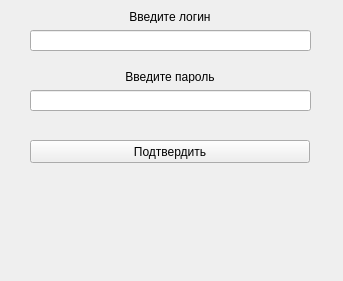
<?xml version="1.0" encoding="UTF-8"?>
<ui version="4.0">
 <class>Form</class>
 <widget class="QWidget" name="Form">
  <property name="geometry">
   <rect>
    <x>0</x>
    <y>0</y>
    <width>343</width>
    <height>281</height>
   </rect>
  </property>
  <property name="windowTitle">
   <string>Form</string>
  </property>
  <widget class="QLineEdit" name="lineEdit">
   <property name="geometry">
    <rect>
     <x>30</x>
     <y>30</y>
     <width>281</width>
     <height>21</height>
    </rect>
   </property>
  </widget>
  <widget class="QLineEdit" name="lineEdit_2">
   <property name="geometry">
    <rect>
     <x>30</x>
     <y>90</y>
     <width>281</width>
     <height>21</height>
    </rect>
   </property>
   <property name="echoMode">
    <enum>QLineEdit::Password</enum>
   </property>
  </widget>
  <widget class="QLabel" name="label">
   <property name="geometry">
    <rect>
     <x>30</x>
     <y>10</y>
     <width>280</width>
     <height>13</height>
    </rect>
   </property>
   <property name="text">
    <string>Введите логин</string>
   </property>
   <property name="alignment">
    <set>Qt::AlignCenter</set>
   </property>
  </widget>
  <widget class="QLabel" name="label_2">
   <property name="geometry">
    <rect>
     <x>30</x>
     <y>70</y>
     <width>280</width>
     <height>13</height>
    </rect>
   </property>
   <property name="text">
    <string>Введите пароль</string>
   </property>
   <property name="alignment">
    <set>Qt::AlignCenter</set>
   </property>
  </widget>
  <widget class="QPushButton" name="pushButton">
   <property name="geometry">
    <rect>
     <x>30</x>
     <y>140</y>
     <width>280</width>
     <height>23</height>
    </rect>
   </property>
   <property name="text">
    <string>Подтвердить</string>
   </property>
  </widget>
 </widget>
 <resources/>
 <connections/>
</ui>
